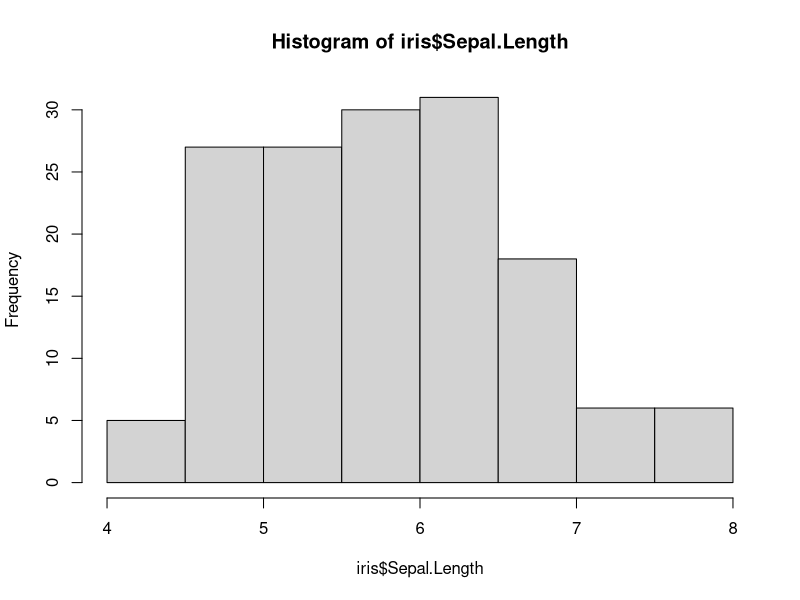
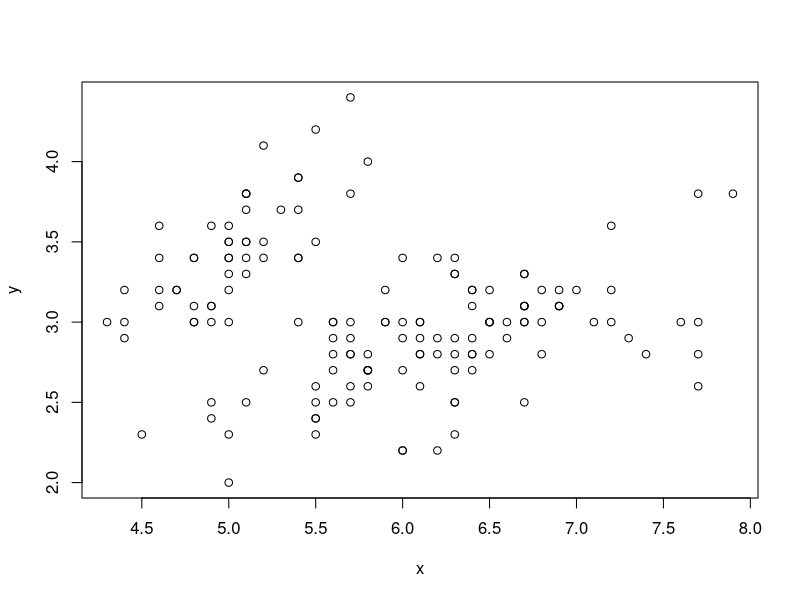

These figures' R source, in order:
## ---- chunk 1
knitr::opts_chunk$set(echo = TRUE)
## ---- chunk 2
str(iris)
summary(iris)
## ---- chunk 3
hist(iris$Sepal.Length)
## ---- chunk 4
x<-iris$Sepal.Length
y<-iris$Sepal.Width
plot(x,y)
